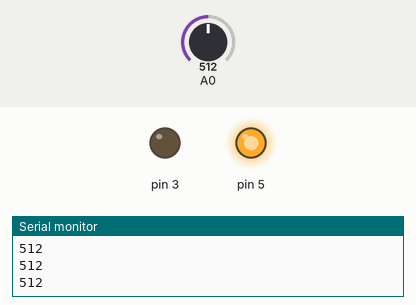
Simulated run of this sketch. Board: Arduino Uno, built with avr-gcc and run on an emulated ATmega328P. Parts: output pins drawn as LEDs (lit = HIGH), the last lines printed to the serial monitor. The test bench sets the inputs (shaded band); at power-on: A0 = 512.

Above: at 1.2 s.
1.3 s: A0 set to 419
2.8 s: A0 set to 389
At 3.2 s:
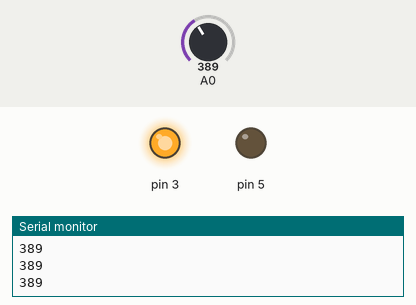
4.3 s: A0 set to 410
At 5.4 s:
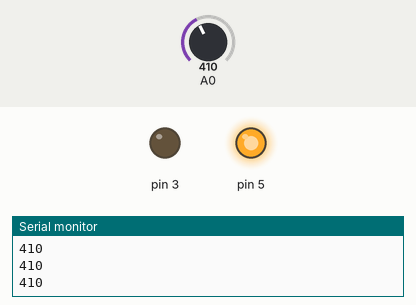
5.8 s: A0 set to 390
At 6.6 s:
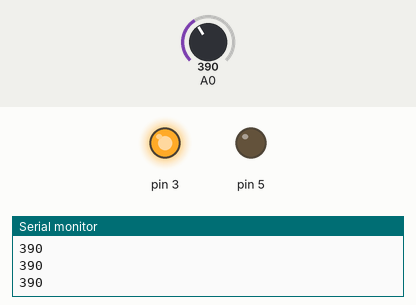
Timing chart, 0 to 8.3 s (numbered marks = the images above; inputs shaded):
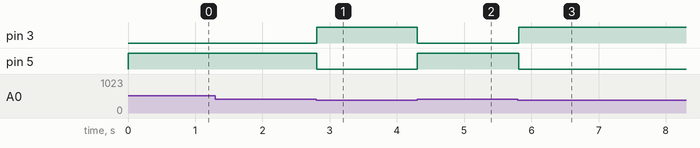

Measured:
- the behaviour switches between 401 and 400 on A0 (found by bisection; images 0 and 1)
- after the input at 2.8 s, pin 3: LOW → HIGH at once; pin 5: HIGH → LOW at once
- after the input at 4.3 s, pin 3: HIGH → LOW at once; pin 5: LOW → HIGH at once
- after the input at 5.8 s, pin 3: LOW → HIGH at once; pin 5: HIGH → LOW at once

The sketch:

pOTENTIONMETER.ino
```cpp
void setup()
{
  Serial.begin(9600);
  pinMode(3,OUTPUT);
  pinMode(5,OUTPUT);
  pinMode(A0,INPUT);
}

void loop()
{
  int RANGE=analogRead(A0);
  Serial.println(RANGE);
  if (RANGE<=400)
  {
    digitalWrite(3,HIGH);
    digitalWrite(5,LOW);
  }
  else
  {
    digitalWrite(3,LOW);
    digitalWrite(5,HIGH);
  }

 }
```
